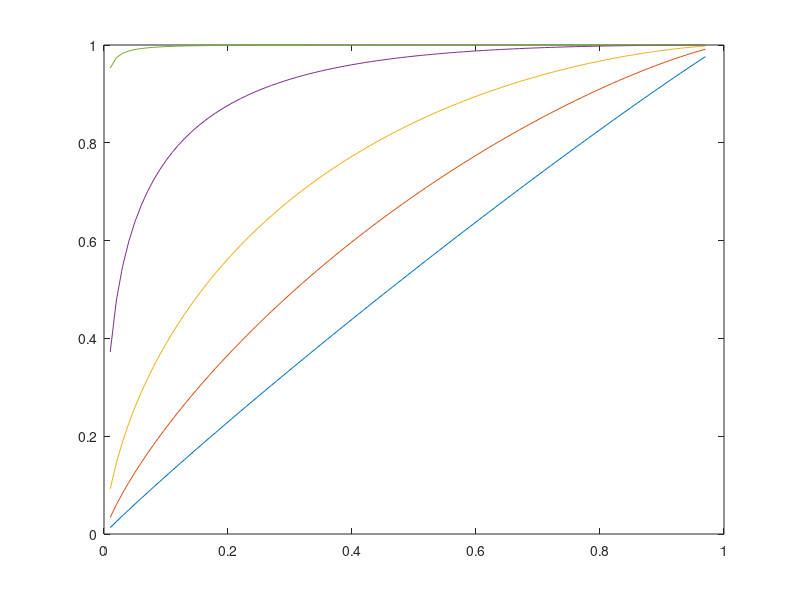
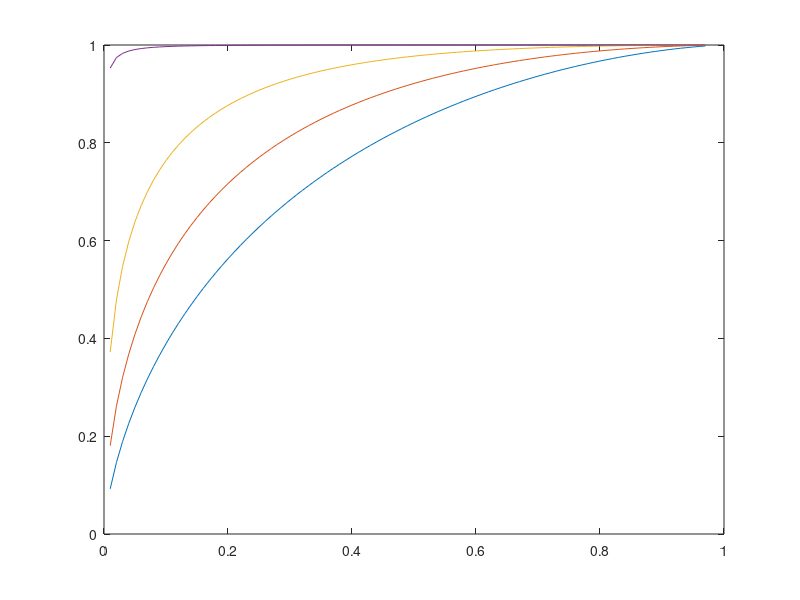
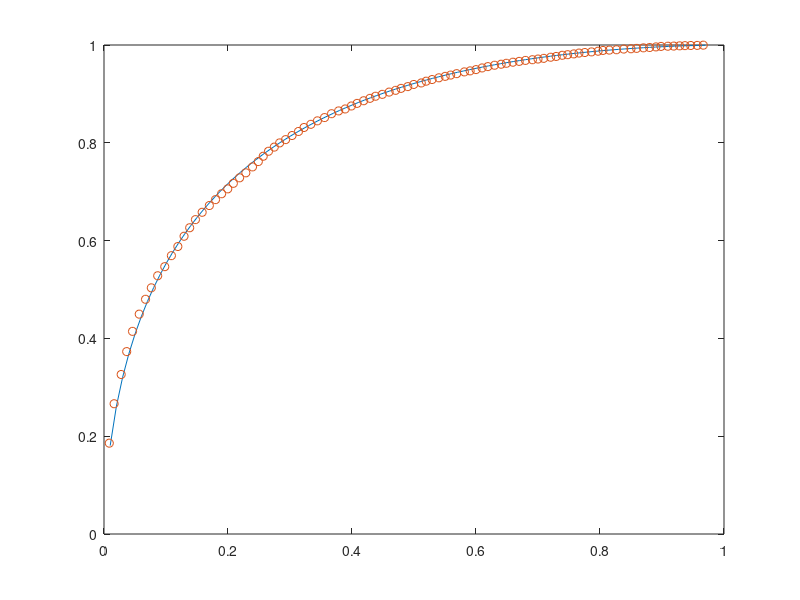

The MATLAB source for these figures, in order:
%% Step 0

clc;
clear;
close all;

%% Step 1

Pfa = 0.01:0.01:0.97;    
A = [0.1, 0.5, 1, 2, 4];
N = 1;
sigma = 1;

gamma = sqrt(sigma^2/N) * qfuncinv(Pfa);
for i=1:length(A)
    Pd  = qfunc((gamma - A(i))/(sqrt(sigma^2/N)));
    plot(Pfa,Pd);
    hold on;
end

%% Step 2

A = 1;
N = [1, 2, 4, 16];

figure;
for i=1:length(N)
    gamma = sqrt(sigma^2/ N(i)) * qfuncinv(Pfa);
    Pd  = qfunc((gamma - A)/(sqrt(sigma^2/N(i))));
    plot(Pfa,Pd);
    hold on;
end

%% Step 3

N = 2;
M = 1e4;

gamma = sqrt(sigma^2/N) * qfuncinv(Pfa);
Pd  = qfunc((gamma - A)/(sqrt(sigma^2/N)));

x0n = sigma * randn(2,M); % H0
x1n = A + sigma * randn(2,M); %H1

mu0 = mean(x0n);
mu1 = mean(x1n);

Pfaest = ones(1,length(gamma));
Pdest = ones(1,length(gamma));

for i = 1 : length(gamma)
    
    false_alarms = mu0 > gamma(i);
    Nfa = sum(false_alarms);
    Pfaest(i) = Nfa/M;
    
    detections = mu1 > gamma(i);
    Nd = sum(detections);
    Pdest(i) = Nd/M;
end

figure,plot(Pfa,Pd,'-',Pfaest, Pdest, 'o');
 
